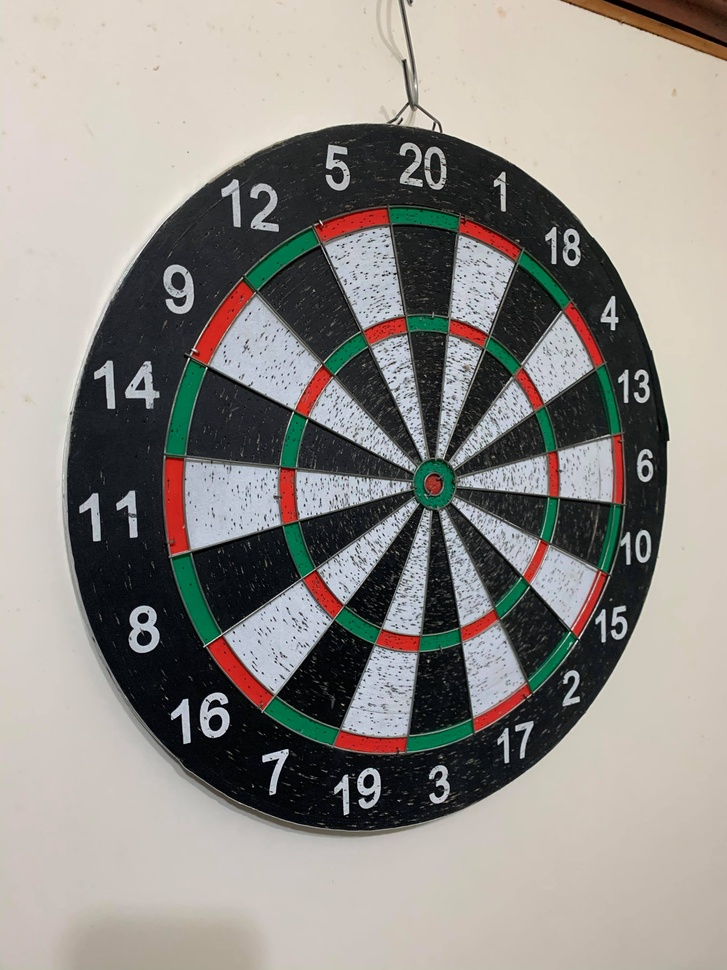
%> input picture image/no_dart.jpg, 727 x 970 px, shrunk from 3024 x 4032 before the run
$ octave --eval "result = findScoreBorder(rgb2gray(imread('image/no_dart.jpg')));"   (GNU Octave 9; MATLAB toolbox functions it lacks are replaced by stand-ins)
%> lines starting %> are read from the running program, lines starting %| are printed output that depends on the picture; in (x1, y1, x2, y2) boxes, pixels count from 0 and x2, y2 are one past the last pixel; in counts of white or black regions, pixels touching at a corner belong together; the program's own positions count from 1
function [lines, region] = findScoreBorder(image)
    % 利用 Canny Edge Detector 去找出飛鏢盤的邊緣
    edgeImage = edge(image, 'canny', 0.25);
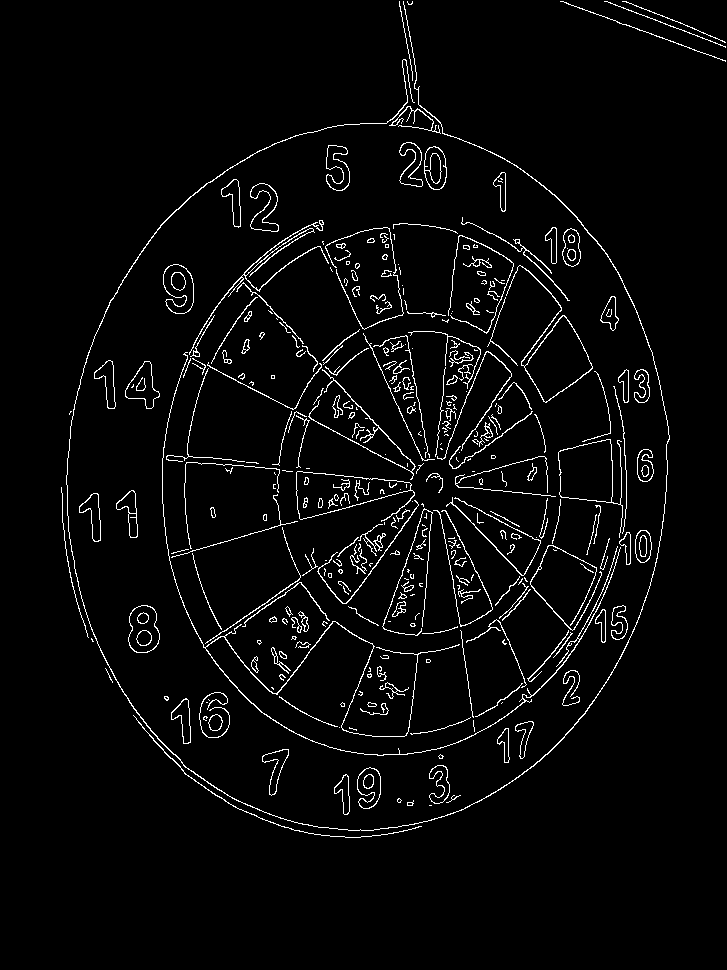
%> edgeImage: size 970x727 logical; 3.5% white in thin lines or dots, all inside (x1, y1, x2, y2) = (61, 1, 726, 838)

    imshow(edgeImage);

    % 利用 Hough Transform 得到前10名的 hough peaks，每一個都代表一條線(劃分分數的線)
    theta_res = 0.5;
    [H, theta, rho] = hough(edgeImage, 'Theta', -90:theta_res:90-theta_res);
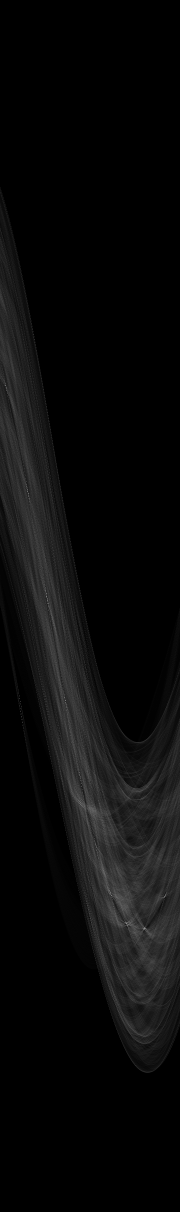
%> H: size 2423x360 double (shown at 1/2 size); min 0, max 250, mean 10.2
%> theta = 360 values from -90 to 89.5; rho = 2423 values from -1211 to 1211
    P = houghpeaks(H, 10, 'threshold', ceil(0.05*max(H(:))));
%> P = [1858 289; 984 56; 1401 131; 1847 253; 772 12; 1188 93; 1687 191; 1793 330; 1403 41; 1789 222]


    % 把 90度角 當作北方，並對所有角度做排序處理
    angles = theta(P(:,2))-90;
%> angles = [-36 -152.5 -115 -54 -174.5 -134 -85 -15.5 -160 -69.5]
    angles = sort(mod([angles angles+180]+360,360));
%> angles = 20 values from 5.5 to 344.5

    % Plot out the lines
    lines = houghlines(image, theta, rho, P);
%> lines = 9 lines; longest, point1 to point2 (x, y): (82, 969) to (727, 82), (209, 1) to (661, 970), (1, 35) to (727, 788), (255, 968) to (617, 1), (727, 272) to (1, 800), (1, 258) to (727, 636)

    values = [10, 15, 2, 17, ...
        3, 19, 7, 16, 8, 11, 14, 9, 12, 5, 20, 1, 18, 4, 13, 6];

    % 將每個分數及其對應的角度儲存起來
    region(1:20) = struct('minAngle','%f','maxAngle','%f','value','%d');
    for i = 1:numel(region)
        region(i).minAngle = angles(i);
        region(i).maxAngle = angles(mod(i,numel(angles))+1);
        region(i).value = values(i);
    end
%> after the loop, region = 20 items; first 5, minAngle, maxAngle and value: 5.5 20 10, 20 27.5 15, 27.5 46 2, 46 65 17, 65 95 3
%> `result = findScoreBorder(rgb2gray(imread('image/no_dart.jpg')));`: result has the same summary as lines in findScoreBorder
end

$ run again, on image/one_dart.jpg
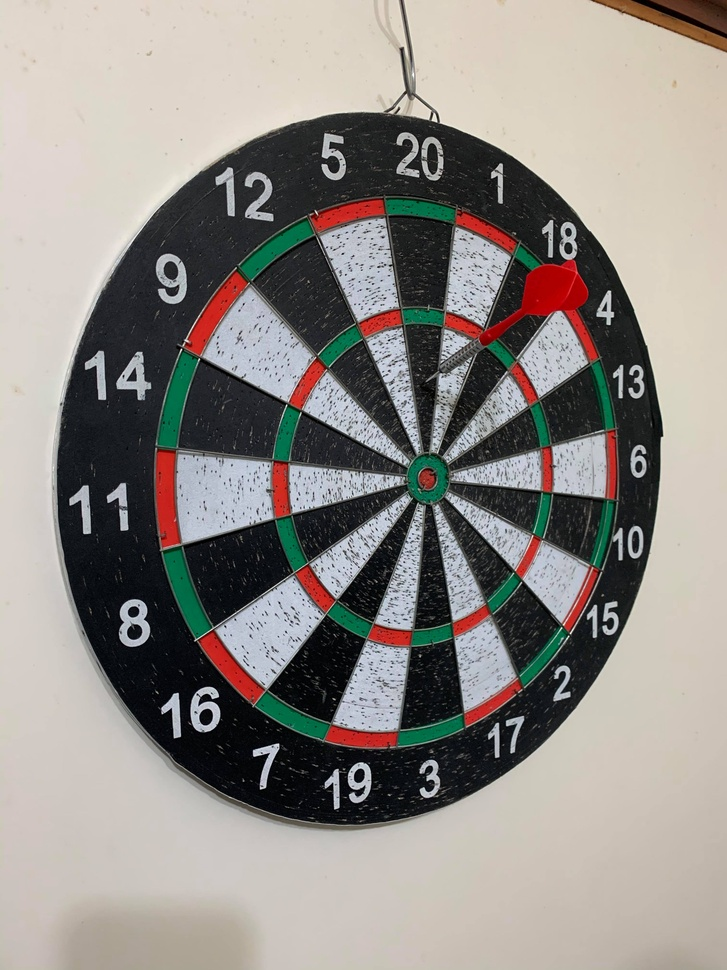
%> input picture image/one_dart.jpg, 727 x 970 px, shrunk from 3024 x 4032 before the run
%> in findScoreBorder, `edgeImage = edge(image, 'canny', 0.25);`:
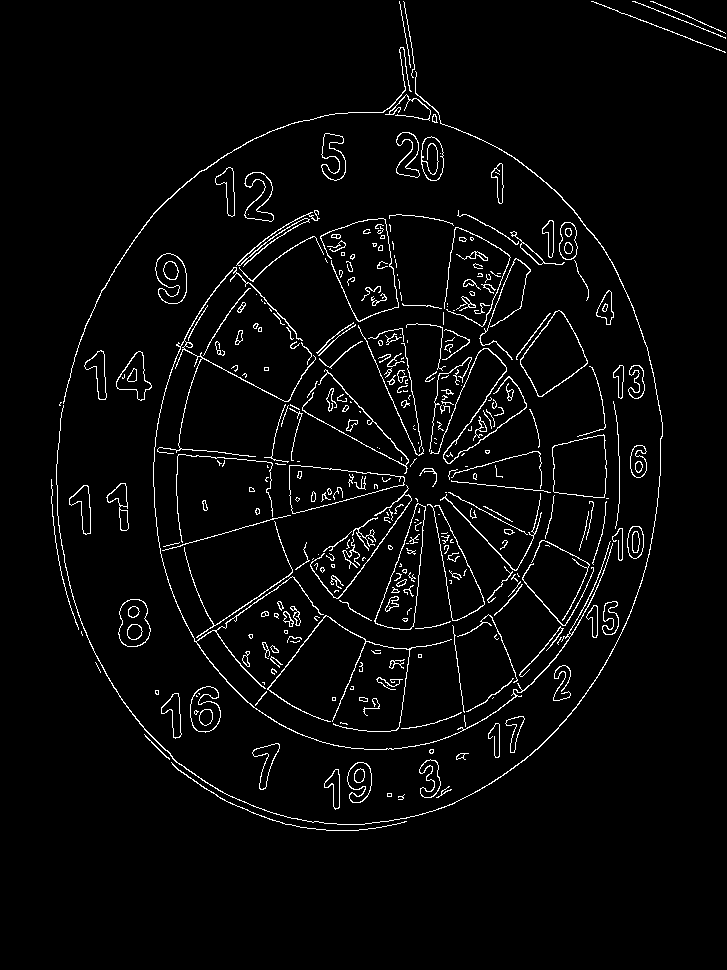
%> edgeImage: size 970x727 logical; 3.5% white in thin lines or dots, all inside (x1, y1, x2, y2) = (51, 1, 726, 831)
%> theta = 360 values from -90 to 89.5; rho = 2423 values from -1211 to 1211
%> P = [991 57; 1403 132; 781 13; 1205 96; 1844 256; 1850 289; 1684 192; 1550 161; 1780 222; 1782 332]
%> in findScoreBorder, `angles = theta(P(:,2))-90;`: angles = [-152 -114.5 -174 -132.5 -52.5 -36 -84.5 -100 -69.5 -14.5]
%> in findScoreBorder, `angles = sort(mod([angles angles+180]+360,360));`: angles = 20 values from 6 to 345.5
%> lines = 9 lines; longest, point1 to point2 (x, y): (54, 970) to (727, 93), (1, 11) to (727, 804), (211, 1) to (653, 970), (245, 969) to (607, 3), (344, 1) to (515, 970), (727, 262) to (1, 790)
%> after the loop in findScoreBorder, `for i = 1:numel(region)`: region = 20 items; first 5, minAngle, maxAngle and value: 6 28 10, 28 47.5 15, 47.5 65.5 2, 65.5 80 17, 80 95.5 3
%> result has the same summary as lines in findScoreBorder

$ run again, on image/three_dart.jpg
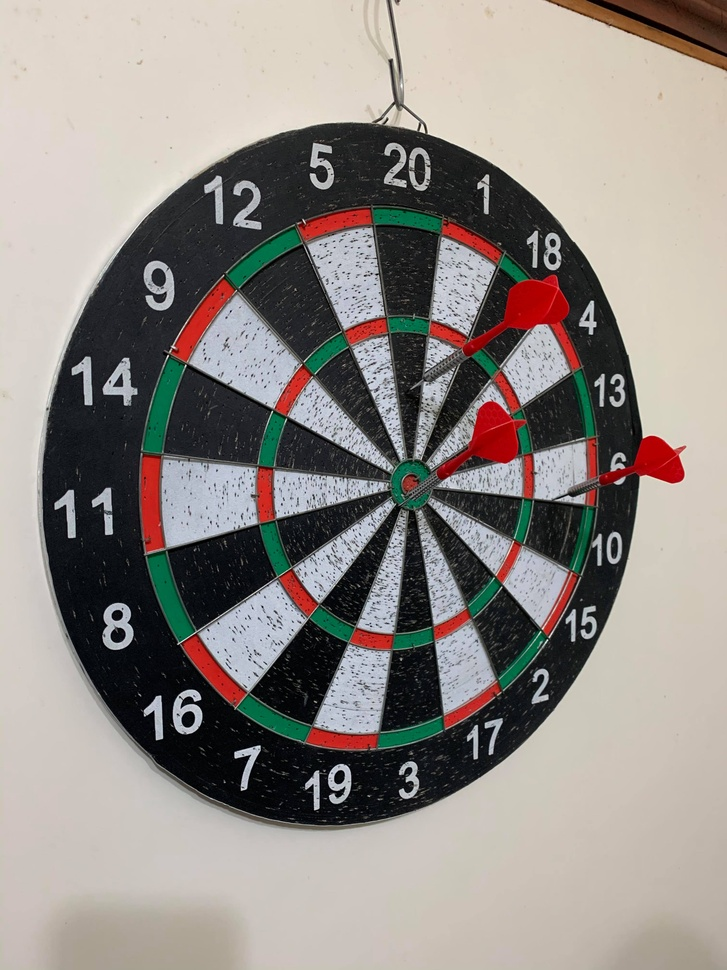
%> input picture image/three_dart.jpg, 727 x 970 px, shrunk from 3024 x 4032 before the run
%> in findScoreBorder, `edgeImage = edge(image, 'canny', 0.25);`:
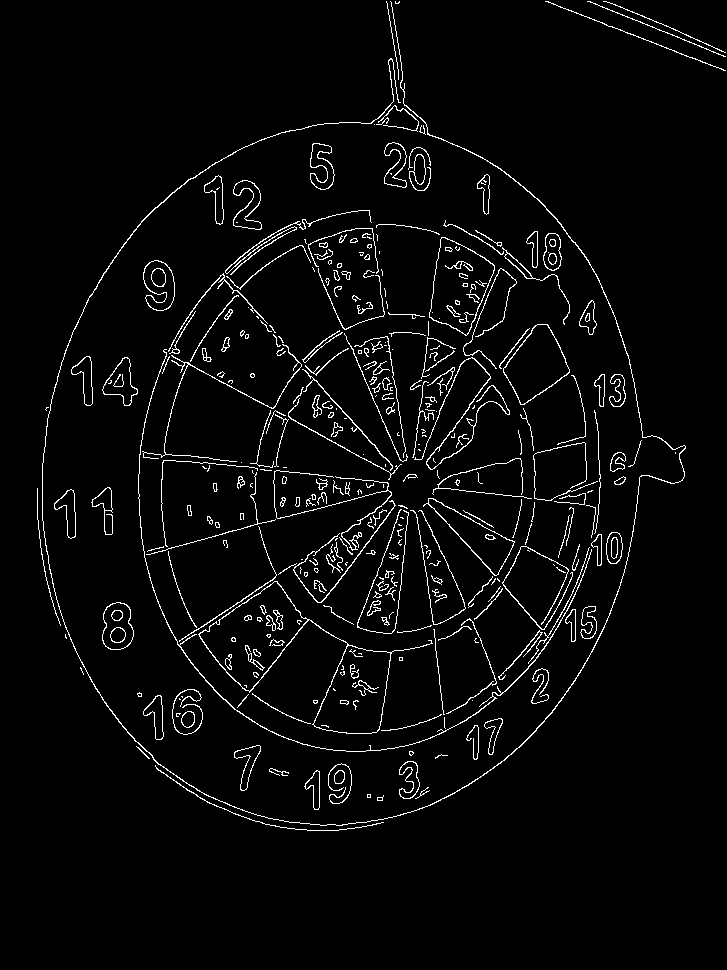
%> edgeImage: size 970x727 logical; 3.5% white in thin lines or dots, all inside (x1, y1, x2, y2) = (37, 1, 726, 831)
%> in findScoreBorder, `[H, theta, rho] = hough(edgeImage, 'Theta', -90:theta_res:90-theta_res);`:
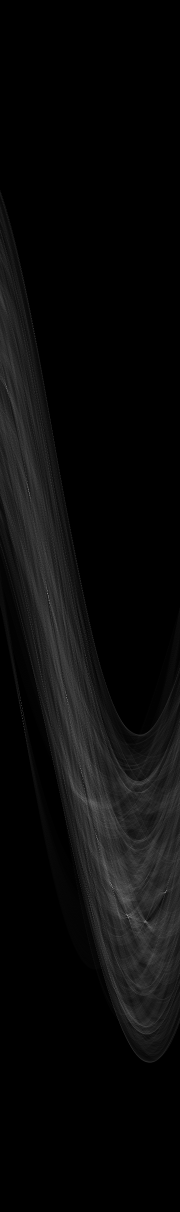
%> H: size 2423x360 double (shown at 1/2 size); min 0, max 228, mean 10.2
%> theta = 360 values from -90 to 89.5; rho = 2423 values from -1211 to 1211
%> P = [773 13; 1785 331; 983 58; 1395 134; 1835 257; 1188 96; 1769 223; 1675 194; 1542 163; 1845 290]
%> in findScoreBorder, `angles = theta(P(:,2))-90;`: angles = [-174 -15 -151.5 -113.5 -52 -132.5 -69 -83.5 -99 -35.5]
%> in findScoreBorder, `angles = sort(mod([angles angles+180]+360,360));`: angles = 20 values from 6 to 345
%> lines = 10 lines; longest, point1 to point2 (x, y): (34, 970) to (727, 84), (1, 36) to (727, 829), (201, 1) to (622, 970), (226, 968) to (598, 1), (335, 1) to (489, 970), (357, 963) to (467, 5)
%> after the loop in findScoreBorder, `for i = 1:numel(region)`: region = 20 items; first 5, minAngle, maxAngle and value: 6 28.5 10, 28.5 47.5 15, 47.5 66.5 2, 66.5 81 17, 81 96.5 3
%> result has the same summary as lines in findScoreBorder
